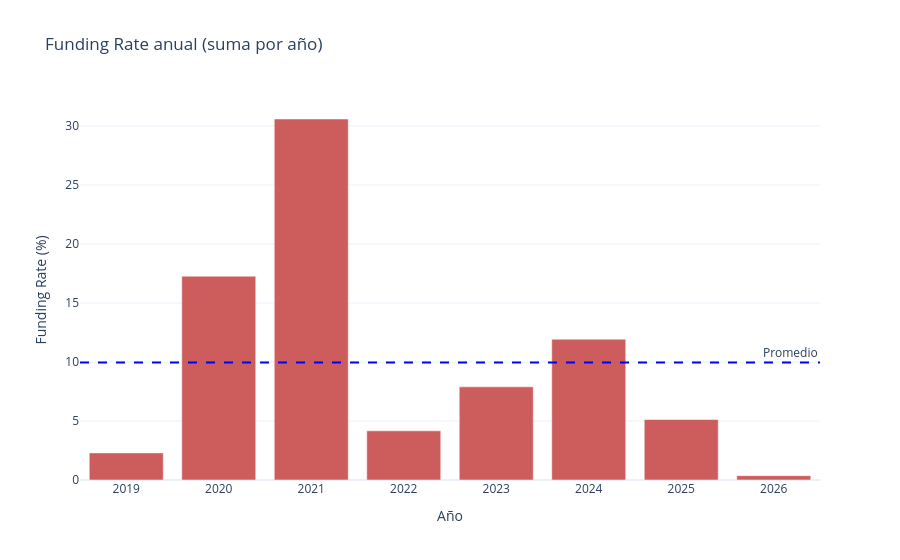

The notebook cell saved with this chart:
### Code cell
import plotly.graph_objects as go

fig_annual = go.Figure(
    go.Bar(
        x=annual.index.astype(str),
        y=annual.values,
        marker_color="indianred",
        name="Anual",
    )
)

# 🔥 línea promedio
mean_value = annual.mean()

fig_annual.add_hline(
    y=mean_value,
    line_dash="dash",
    line_color="blue",
    annotation_text="Promedio",
    annotation_position="top right",
)

fig_annual.update_layout(
    title="Funding Rate anual (suma por año)",
    xaxis_title="Año",
    yaxis_title="Funding Rate (%)",
    template="plotly_white",
)

fig_annual.show()

### Figure 1 — Plotly figure (JSON) as saved in the notebook; plotly's stock layout.template omitted (floating-point values rounded to 4 significant figures)
{"data": [{"marker": {"color": "indianred"}, "name": "Anual", "type": "bar", "x": ["2019", "2020", "2021", "2022", "2023", "2024", "2025", "2026"], "y": [2.297, 17.27, 30.6, 4.165, 7.893, 11.93, 5.126, 0.366]}], "layout": {"annotations": [{"showarrow": false, "text": "Promedio", "x": 1, "xanchor": "right", "xref": "x domain", "y": 9.956, "yanchor": "bottom", "yref": "y"}], "shapes": [{"line": {"color": "blue", "dash": "dash"}, "type": "line", "x0": 0, "x1": 1, "xref": "x domain", "y0": 9.956, "y1": 9.956, "yref": "y"}], "title": {"text": "Funding Rate anual (suma por año)"}, "xaxis": {"title": {"text": "Año"}}, "yaxis": {"title": {"text": "Funding Rate (%)"}}}}
